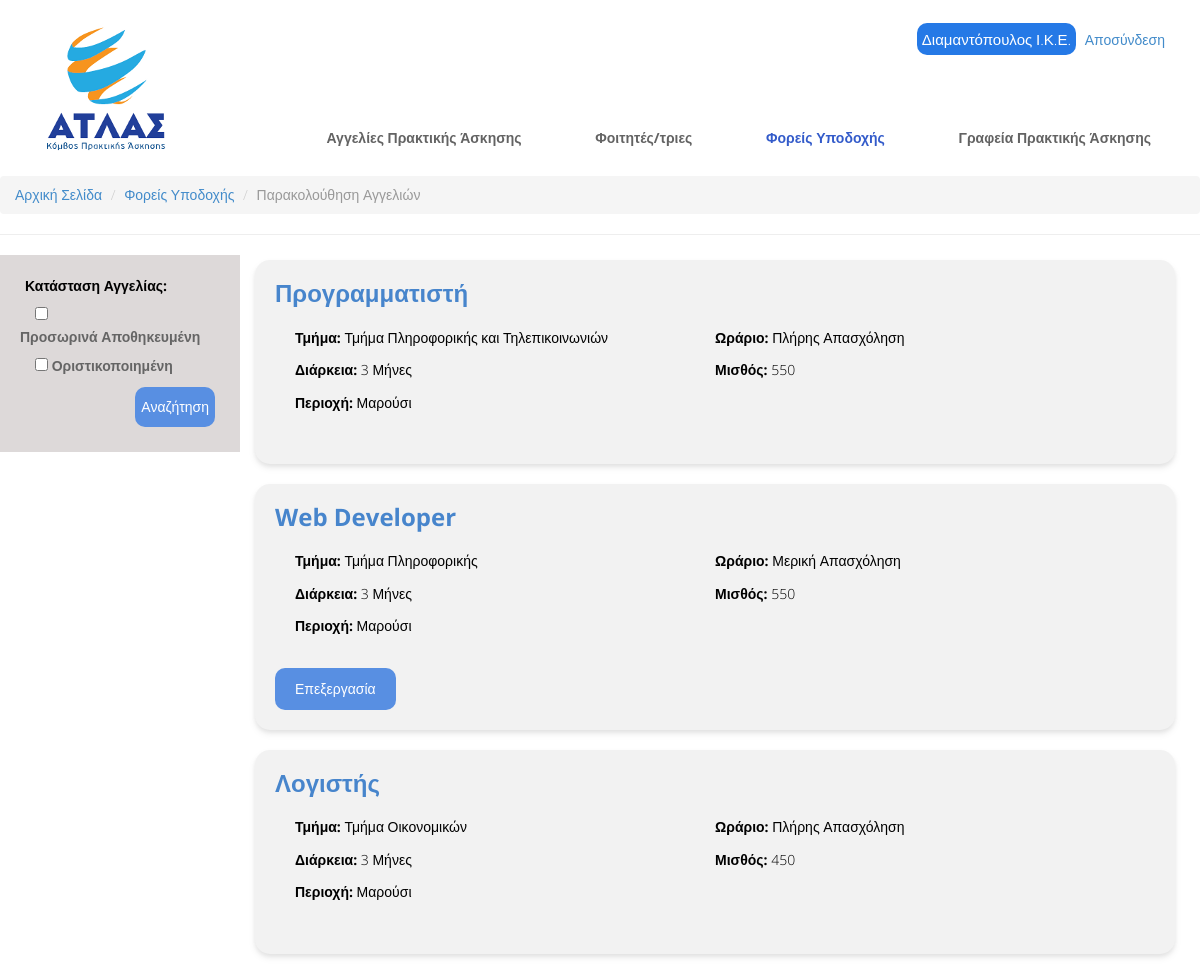
The page /parakolouthisiforea.php (signed in) on the database its author committed.
### tables this page shows
CREATE TABLE `aggelies` (
  `id` int(11) NOT NULL,
  `Τμήμα` varchar(50) NOT NULL,
  `Θέση` varchar(50) NOT NULL,
  `Περιοχή` varchar(50) NOT NULL,
  `Διάρκεια` varchar(50) NOT NULL,
  `Ωράριο` varchar(50) NOT NULL,
  `Μισθός` int(11) NOT NULL,
  `Περιγραφή` text NOT NULL,
  `Ημ/νία` date NOT NULL DEFAULT current_timestamp(),
  `Κατάσταση` varchar(50) NOT NULL,
  `Θέσεις` int(11) NOT NULL,
  `id_forea` bigint(20) NOT NULL
);

### parakolouthisiforea.php (the view, shortened to what this page needs)
<!DOCTYPE html>
<html lang="en">
<head>
<link href="css/bootstrap.min.css" rel="stylesheet" />
<link href="css/fancybox/jquery.fancybox.css" rel="stylesheet">
<link href="css/jcarousel.css" rel="stylesheet" />
<link href="css/flexslider.css" rel="stylesheet" />
<link href="js/owl-carousel/owl.carousel.css" rel="stylesheet">
<link href="css/style.css" rel="stylesheet" />
</head>
<body>
<div id="wrapper">
	<header>
        <div style="background-color: #ffffff;" class="navbar navbar-default navbar-static-top">
            <div class="container">
                <div class="navbar-header">
                    <a class="navbar-default" href="index.php"><img src="img/atlas_logo.png" alt="logo"/></a>
                </div>
				<?php
				if($_SESSION["username"] == NULL){
				?>
				<div class="profile">
					<button onclick="window.location.href='login.html';" >Log in</button>
					<button onclick="window.location.href='signin.html';">Sign in</button>
				</div>
				<?php } else {
					?>  <div class="profile">
							<button onclick="window.location.href='profil.php';" ><?php echo $_SESSION["name"] ?></button>
							<a href="logout.php">Αποσύνδεση</a>
						</div>
					<?php
				} ?>
                <div class="navbar-collapse collapse ">
                    <ul class="nav navbar-nav">
						<ul class="dropdown"><a href="aggelies.php">Αγγελίες Πρακτικής Άσκησης</a></ul>
						<ul class="dropdown">
							<a class="dropbtn" href="foitites.php">Φοιτητές/τριες </a>
						</ul>
						<ul class="dropdown">
							<a style="color:rgb(51, 91, 202);" class="dropbtn" href="foreis.php">Φορείς Υποδοχής</a>
						</ul>
						<ul class="dropdown"><a href="grafeia.php">Γραφεία Πρακτικής Άσκησης</a></ul>
                    </ul>
                </div>
            </div>
        </div>
		  <nav aria-label="breadcrumb">
			<ol class="breadcrumb">
			  <li class="breadcrumb-item"><a href="index.php">Αρχική Σελίδα</a></li>
              <li class="breadcrumb-item"><a href="foreis.php">Φορείς Υποδοχής</a></li>
			  <li class="breadcrumb-item active" aria-current="page">Παρακολούθηση Αγγελιών</li>
			</ol>
		  </nav>
	</header>
	<?php
	if($_SESSION["username"] != null && $_SESSION["usertype"] == 'foreas'){
		$conn = new mysqli('localhost', 'root', '', 'sdi1900106');
		$x = $_SESSION["recordnumber"];
		$result = mysqli_query($conn, "SELECT * FROM aggelies WHERE aggelies.id_forea = $x");
	?>
    <hr>
    <section class="list">
		<div class="filter">
			<label for="Κατάσταση Αίτησης">Κατάσταση Αγγελίας:</label>
			<div>
				<input type="checkbox" onclick="myFunction('Κατάσταση Αγγελίας', 4)" id="Κατάσταση Αγγελίας" name="Προσωρινά">
				<label for="Προσωρινά">Προσωρινά Αποθηκευμένη</label>
			</div>
			<div>
				<input type="checkbox" onclick="myFunction('Κατάσταση Αίτησης', 4)" id="Κατάσταση Αίτησης" name="Οριστικοποιημένη">
				<label for="Οριστικοποιημένη">Οριστικοποιημένη</label>
			</div>
			<input type="button" value="Αναζήτηση">
		</div>
		<div class="items" name="agglist">
		<?php
			if (mysqli_num_rows($result) > 0) {
			$sn=1;
			while($data = mysqli_fetch_assoc($result)) {
		?>
			<li>
				<a href="./aitisiforeas.php?id=<?php echo $data['id'] ?>"><h3><?php echo $data['Θέση']; ?></h3></a>
				<div class="content-grid">
					<div>
						<p><b>Τμήμα:</b> <?php echo $data['Τμήμα']; ?></p>
						<p><b>Διάρκεια:</b> <?php echo $data['Διάρκεια']; ?> Μήνες</p>
						<p><b>Περιοχή:</b> <?php echo $data['Περιοχή']; ?></p>
					</div>
					<div>
						<p><b>Ωράριο:</b> <?php echo $data['Ωράριο']; ?></p>
						<p><b>Μισθός:</b> <?php echo $data['Μισθός']; ?></p>
					</div>
				</div>
				<?php
				if($data['Κατάσταση'] == "Προσωρινή Αποθήκευση"){
				?>
					<input type="button" class="custom-button" value="Επεξεργασία" onclick="window.location.href='epeksergasiaaggelias.php?id=<?php echo $data['id']?>'">
				<?php } ?>
			</li>
			<?php
				$sn++;}} else { ?>
					<h3 style="margin: 20px; border">Δεν έχετε κάνει ακόμα κάποια αίτηση. <a href="aggelies.php">Ψάξτε Αγγελίες</a></h3>
				<?php } ?>
		</div>
    </section>
	<?php } else {
		?> <h1>Χρειάζεται να συνδεθείτε με λογαριασμό φορέα για να προχωρήσετε σε αυτή τη σελίδα <br> <a href="login.html"> Συνδεθείτε</a></h1>
	<?php } ?>
</div>
</body>

### css/style.css (style rules this page uses)
body { font-family:'Open Sans', Arial, sans-serif; font-size:14px; font-weight:300; line-height:1.6em; color:#656565; }
h1,h2, h3, h4, h5, h6 { font-family:'Open Sans', Arial, sans-serif; font-weight:700; line-height:1.1em; color:#333; margin-bottom: 20px; }
.container { padding:0 20px 0 20px; position:relative; }
#wrapper { width:100%; margin:0; padding:0; }
header .navbar { margin-bottom: 0; }
.navbar-default { border: none; }
header .navbar-collapse ul.navbar-nav { float: right; margin-right: 0; margin-top: 6%; }
header .navbar-default { background-color: #FFFFFF; }
header .navbar { min-height: 70px; padding:18px 0; }
header .navbar-nav ul.dropdown { position: relative; display: inline-block; margin-right: 0; }
.dropdown > a { color: #636363; padding: 14px; padding-bottom: 6px; padding-top: 5px; margin-left: 2px; line-height: 30px; font-weight: 700; -webkit-transition: all .3s ease; -moz-transition: all .3s ease; -ms-transition: all .3s ease; -o-transition: all .3s ease; transition: all .3s ease; }
.dropbtn { color: #636363; padding: 14px; font-size: 14px; border: none; }
header .container .profile { float: right; }
.profile > button { margin-top: 5px; margin-right: 5px; margin-left: 5px; font-size: 15px; text-align: center; background-color: #2579e6; color: rgb(255, 255, 255); border: none; padding: 5px; border-radius: 10px; }
.list .filter { float: left; width: 20%; padding: 20px; height: 100%; background-color: rgb(221, 217, 217); }
.list .filter > label { color: #000; }
.list .filter > div > input[type=checkbox] { margin-left: 15px; }
.list .filter > input[type=button] { color: white; background-color: rgb(88, 143, 226); width: fit-content; height: 40px; float: right; margin: 5px; border: none; border-radius: 10px; }
.list .filter > label { padding: none; margin-left: 5px; }
.list .items { float: left; width: 80%; padding-right: 20px; height: 100%; background-color: none; }
.list .items > li { display: block; background-color: #f2f2f2; padding: 20px; border-radius: 15px; color: #000; margin: 5px; margin-left: 15px; text-decoration: none; margin-bottom: 20px; filter: drop-shadow(0 4px 3px rgb(0 0 0 / 0.07)) drop-shadow(0 2px 2px rgb(0 0 0 / 0.06)); }
.list .items > li > div.content-grid { display: grid; grid-template-columns: 50% 50%; margin: 20px; }
.list .items > li > a { text-decoration: none; color: #000; }
.list .items > li > a > h3 { margin-top: 0; color: rgb(71, 133, 204); }
.custom-button { border: none; padding: 1rem 2rem; background-color: rgb(88, 143, 226); color: white; border-radius: 10px; }

### rows shown on the page
aggelies: Θέση "Προγραμματιστή", Τμήμα "Τμήμα Πληροφορικής και Τηλεπικοινωνιών", Διάρκεια "3", Περιοχή "Μαρούσι", Ωράριο "Πλήρης Απασχόληση", Μισθός "550"
aggelies: Θέση "Web Developer", Τμήμα "Τμήμα Πληροφορικής", Διάρκεια "3", Περιοχή "Μαρούσι", Ωράριο "Μερική Απασχόληση", Μισθός "550"
aggelies: Θέση "Λογιστής", Τμήμα "Τμήμα Οικονομικών", Διάρκεια "3", Περιοχή "Μαρούσι", Ωράριο "Πλήρης Απασχόληση", Μισθός "450"

### other values the page prints
$_SESSION["name"] "Διαμαντόπουλος Ι.Κ.Ε."
